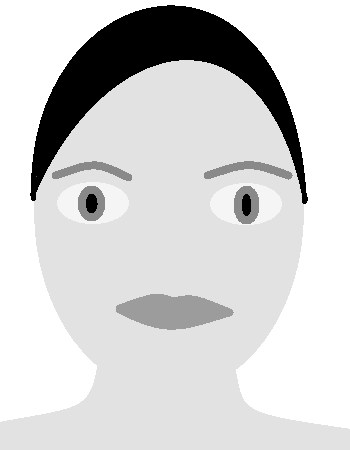
#> input picture lab1/CGFaceGrayscale.bmp, 350 x 450 px, found by its file name
$ python cg_eye.py
#> lines starting #> are read from the running program, lines starting #| are printed output that depends on the picture; after the words box and inside, x2 and y2 are one past the last pixel; in counts of white or black regions, pixels touching at a corner belong together
import cv2
import numpy as np
import matplotlib.pyplot as plt
img = cv2.imread('D:\Lab\Telecommunication Lab\lab1\CGFaceGrayscale.bmp',0)
#> img is the input picture: shape (450, 350); min 0, max 255, mean 211.1
#region mask
mask = np.zeros(img.shape[:2], dtype="uint8")
cv2.rectangle(mask,(50,183),(290,250),255,-1)
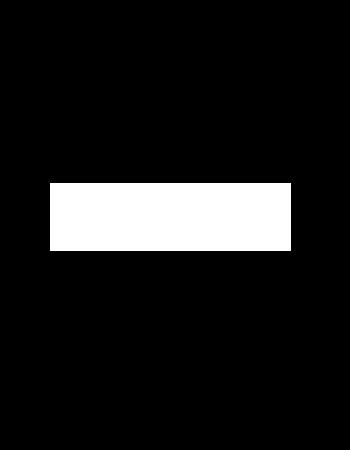
#> mask: shape (450, 350); 10.4% white; 1 white region, box (x1, y1, x2, y2) and area: (50, 183, 291, 251) 16388
#color mask
mask1=np.equal(img,137) #คิ้วกับตาดำนอก
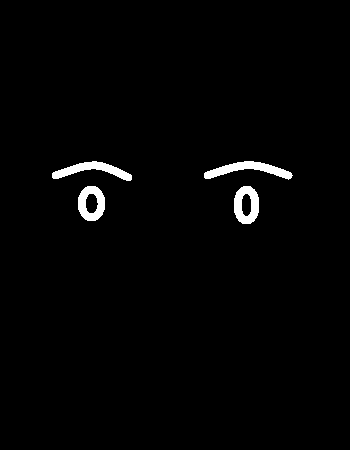
#> mask1: shape (450, 350) bool; 1.6% white; 4 white regions, box (x1, y1, x2, y2) and area: (204, 161, 293, 180) 720, (52, 161, 132, 181) 655, (234, 186, 259, 224) 624, (78, 186, 105, 221) 594
mask2=np.equal(img,0) # ตาดำใน
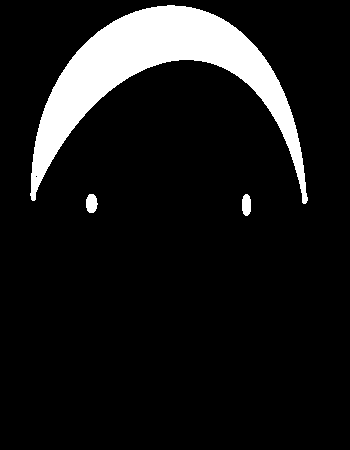
#> mask2: shape (450, 350) bool; 10.2% white; 3 white regions, box (x1, y1, x2, y2) and area: (30, 5, 308, 204) 15665, (86, 194, 98, 213) 180, (242, 194, 251, 216) 167
mask3=np.equal(img,245) #ตาขาว
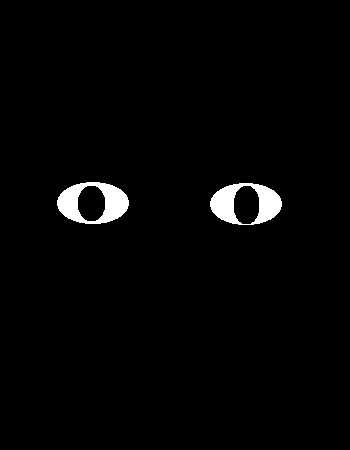
#> mask3: shape (450, 350) bool; 2% white; 2 white regions, box (x1, y1, x2, y2) and area: (57, 182, 129, 224) 1602, (210, 183, 282, 225) 1585
#combine mask
mask_c= (mask & (mask1 | mask2 |mask3))
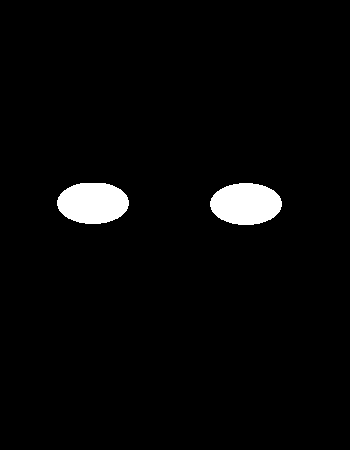
#> mask_c: shape (450, 350); values 0 (black) and 1 (white), 3% white; 2 white regions, box (x1, y1, x2, y2) and area: (210, 183, 282, 225) 2376, (57, 183, 129, 224) 2362
plt.imshow((mask1 | mask2 |mask3),cmap='gray')
plt.show()
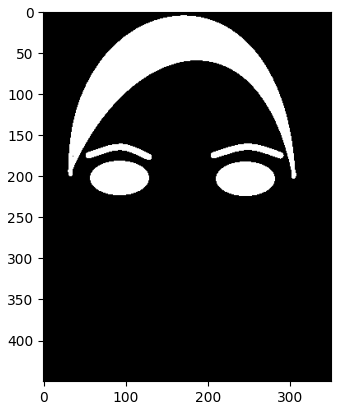
#> figure drawn by matplotlib, 1 panel
